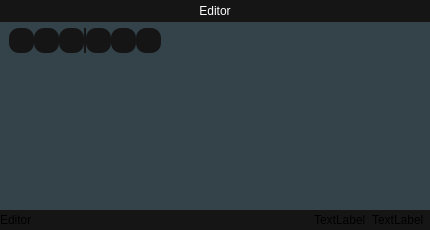
<?xml version="1.0" encoding="UTF-8"?>
<ui version="4.0">
 <class>FragmentEditor</class>
 <widget class="QWidget" name="FragmentEditor">
  <property name="geometry">
   <rect>
    <x>0</x>
    <y>0</y>
    <width>430</width>
    <height>230</height>
   </rect>
  </property>
  <property name="windowTitle">
   <string>Form</string>
  </property>
  <layout class="QVBoxLayout" name="verticalLayout_2">
   <property name="leftMargin">
    <number>0</number>
   </property>
   <property name="topMargin">
    <number>0</number>
   </property>
   <property name="rightMargin">
    <number>0</number>
   </property>
   <property name="bottomMargin">
    <number>0</number>
   </property>
   <item>
    <widget class="QFrame" name="frame_2">
     <property name="styleSheet">
      <string notr="true">background-color: rgb(52, 66, 74);</string>
     </property>
     <property name="frameShape">
      <enum>QFrame::NoFrame</enum>
     </property>
     <property name="frameShadow">
      <enum>QFrame::Plain</enum>
     </property>
     <property name="lineWidth">
      <number>0</number>
     </property>
     <layout class="QVBoxLayout" name="verticalLayout">
      <property name="spacing">
       <number>0</number>
      </property>
      <property name="leftMargin">
       <number>0</number>
      </property>
      <property name="topMargin">
       <number>0</number>
      </property>
      <property name="rightMargin">
       <number>0</number>
      </property>
      <property name="bottomMargin">
       <number>0</number>
      </property>
      <item>
       <widget class="QLabel" name="lbTitle">
        <property name="sizePolicy">
         <sizepolicy hsizetype="Preferred" vsizetype="Fixed">
          <horstretch>0</horstretch>
          <verstretch>0</verstretch>
         </sizepolicy>
        </property>
        <property name="styleSheet">
         <string notr="true">background-color: #151515;
color: #ffffff;
padding: 4px;
font: 9pt;</string>
        </property>
        <property name="text">
         <string>Editor</string>
        </property>
        <property name="alignment">
         <set>Qt::AlignCenter</set>
        </property>
        <property name="margin">
         <number>0</number>
        </property>
       </widget>
      </item>
      <item>
       <layout class="QHBoxLayout" name="horizontalLayout_2">
        <property name="leftMargin">
         <number>9</number>
        </property>
        <property name="topMargin">
         <number>6</number>
        </property>
        <property name="rightMargin">
         <number>9</number>
        </property>
        <property name="bottomMargin">
         <number>6</number>
        </property>
        <item>
         <widget class="QPushButton" name="btPencil">
          <property name="minimumSize">
           <size>
            <width>25</width>
            <height>25</height>
           </size>
          </property>
          <property name="maximumSize">
           <size>
            <width>25</width>
            <height>25</height>
           </size>
          </property>
          <property name="font">
           <font>
            <family>Ubuntu</family>
            <pointsize>-1</pointsize>
            <italic>false</italic>
            <bold>true</bold>
           </font>
          </property>
          <property name="styleSheet">
           <string notr="true">QPushButton {
    background-color: rgb(21, 21, 21);
    color: white;
    border-width: 0px;
    border-radius: 10px;
    font: bold 12px;
    padding: 4px;
}

QPushButton#evilButton:pressed {
    background-color: rgb(9, 36, 78);
}

QPushButton#evilButton:checked {
    background-color: rgb(86, 145, 236);
}</string>
          </property>
          <property name="text">
           <string/>
          </property>
          <property name="icon">
           <iconset>
            <normalon>:/icons/pencil-solid.svg</normalon>
           </iconset>
          </property>
          <property name="iconSize">
           <size>
            <width>10</width>
            <height>10</height>
           </size>
          </property>
          <property name="checkable">
           <bool>true</bool>
          </property>
          <property name="checked">
           <bool>false</bool>
          </property>
         </widget>
        </item>
        <item>
         <widget class="QPushButton" name="btEraser">
          <property name="minimumSize">
           <size>
            <width>25</width>
            <height>25</height>
           </size>
          </property>
          <property name="maximumSize">
           <size>
            <width>25</width>
            <height>25</height>
           </size>
          </property>
          <property name="styleSheet">
           <string notr="true">QPushButton {
    background-color: rgb(21, 21, 21);
    color: white;
    border-width: 0px;
    border-radius: 10px;
    font: bold 12px;
    padding: 4px;
}

QPushButton#evilButton:pressed {
    background-color: rgb(9, 36, 78);
}

QPushButton#evilButton:checked {
    background-color: rgb(86, 145, 236);
}</string>
          </property>
          <property name="text">
           <string/>
          </property>
          <property name="icon">
           <iconset>
            <normalon>:/icons/eraser-solid.svg</normalon>
           </iconset>
          </property>
          <property name="iconSize">
           <size>
            <width>13</width>
            <height>13</height>
           </size>
          </property>
          <property name="checkable">
           <bool>true</bool>
          </property>
         </widget>
        </item>
        <item>
         <widget class="QPushButton" name="btLinker">
          <property name="minimumSize">
           <size>
            <width>25</width>
            <height>25</height>
           </size>
          </property>
          <property name="maximumSize">
           <size>
            <width>25</width>
            <height>25</height>
           </size>
          </property>
          <property name="styleSheet">
           <string notr="true">QPushButton {
    background-color: rgb(21, 21, 21);
    color: white;
    border-width: 0px;
    border-radius: 10px;
    font: bold 12px;
    padding: 4px;
}

QPushButton#evilButton:pressed {
    background-color: rgb(9, 36, 78);
}

QPushButton#evilButton:checked {
    background-color: rgb(86, 145, 236);
}</string>
          </property>
          <property name="text">
           <string/>
          </property>
          <property name="icon">
           <iconset>
            <normalon>:/icons/link-solid.svg</normalon>
           </iconset>
          </property>
          <property name="iconSize">
           <size>
            <width>13</width>
            <height>13</height>
           </size>
          </property>
         </widget>
        </item>
        <item>
         <widget class="QWidget" name="widget_3" native="true">
          <property name="minimumSize">
           <size>
            <width>2</width>
            <height>0</height>
           </size>
          </property>
          <property name="maximumSize">
           <size>
            <width>3</width>
            <height>16777215</height>
           </size>
          </property>
          <property name="styleSheet">
           <string notr="true">background-color: rgb(21, 21, 21);</string>
          </property>
         </widget>
        </item>
        <item>
         <widget class="QPushButton" name="btShowLinkedTiles">
          <property name="minimumSize">
           <size>
            <width>25</width>
            <height>25</height>
           </size>
          </property>
          <property name="maximumSize">
           <size>
            <width>25</width>
            <height>25</height>
           </size>
          </property>
          <property name="styleSheet">
           <string notr="true">QPushButton {
    background-color: rgb(21, 21, 21);
    color: white;
    border-width: 0px;
    border-radius: 10px;
    font: bold 12px;
    padding: 4px;
}

QPushButton#evilButton:pressed {
    background-color: rgb(9, 36, 78);
}

QPushButton#evilButton:checked {
    background-color: rgb(86, 145, 236);
}</string>
          </property>
          <property name="text">
           <string/>
          </property>
          <property name="icon">
           <iconset>
            <normalon>:/icons/link-solid.svg</normalon>
           </iconset>
          </property>
          <property name="iconSize">
           <size>
            <width>13</width>
            <height>13</height>
           </size>
          </property>
          <property name="checkable">
           <bool>true</bool>
          </property>
         </widget>
        </item>
        <item>
         <widget class="QPushButton" name="btShowUnlinkedTiles">
          <property name="minimumSize">
           <size>
            <width>25</width>
            <height>25</height>
           </size>
          </property>
          <property name="maximumSize">
           <size>
            <width>25</width>
            <height>25</height>
           </size>
          </property>
          <property name="styleSheet">
           <string notr="true">QPushButton {
    background-color: rgb(21, 21, 21);
    color: white;
    border-width: 0px;
    border-radius: 10px;
    font: bold 12px;
    padding: 4px;
}

QPushButton#evilButton:pressed {
    background-color: rgb(9, 36, 78);
}

QPushButton#evilButton:checked {
    background-color: rgb(86, 145, 236);
}</string>
          </property>
          <property name="text">
           <string/>
          </property>
          <property name="icon">
           <iconset>
            <normalon>:/icons/link-slash-solid.svg</normalon>
           </iconset>
          </property>
          <property name="iconSize">
           <size>
            <width>13</width>
            <height>13</height>
           </size>
          </property>
          <property name="checkable">
           <bool>true</bool>
          </property>
         </widget>
        </item>
        <item>
         <widget class="QPushButton" name="btShowGrid">
          <property name="minimumSize">
           <size>
            <width>25</width>
            <height>25</height>
           </size>
          </property>
          <property name="maximumSize">
           <size>
            <width>25</width>
            <height>25</height>
           </size>
          </property>
          <property name="toolTip">
           <string/>
          </property>
          <property name="statusTip">
           <string/>
          </property>
          <property name="whatsThis">
           <string/>
          </property>
          <property name="styleSheet">
           <string notr="true">QPushButton {
    background-color: rgb(21, 21, 21);
    color: white;
    border-width: 0px;
    border-radius: 10px;
    font: bold 12px;
    padding: 4px;
}

QPushButton#evilButton:pressed {
    background-color: rgb(9, 36, 78);
}

QPushButton#evilButton:checked {
    background-color: rgb(86, 145, 236);
}</string>
          </property>
          <property name="text">
           <string/>
          </property>
          <property name="icon">
           <iconset>
            <normalon>:/icons/table-cells-large-solid.svg</normalon>
           </iconset>
          </property>
          <property name="iconSize">
           <size>
            <width>11</width>
            <height>11</height>
           </size>
          </property>
          <property name="checkable">
           <bool>true</bool>
          </property>
         </widget>
        </item>
        <item>
         <spacer name="horizontalSpacer">
          <property name="orientation">
           <enum>Qt::Horizontal</enum>
          </property>
          <property name="sizeHint" stdset="0">
           <size>
            <width>40</width>
            <height>20</height>
           </size>
          </property>
         </spacer>
        </item>
       </layout>
      </item>
      <item>
       <widget class="WidgetTileset" name="widgetTileset" native="true">
        <property name="sizePolicy">
         <sizepolicy hsizetype="Preferred" vsizetype="Preferred">
          <horstretch>0</horstretch>
          <verstretch>1</verstretch>
         </sizepolicy>
        </property>
       </widget>
      </item>
      <item>
       <widget class="QFrame" name="frame">
        <property name="styleSheet">
         <string notr="true">background-color: rgb(21, 21, 21);</string>
        </property>
        <property name="frameShape">
         <enum>QFrame::NoFrame</enum>
        </property>
        <property name="frameShadow">
         <enum>QFrame::Plain</enum>
        </property>
        <property name="lineWidth">
         <number>0</number>
        </property>
        <layout class="QHBoxLayout" name="horizontalLayout">
         <property name="leftMargin">
          <number>0</number>
         </property>
         <property name="topMargin">
          <number>0</number>
         </property>
         <property name="rightMargin">
          <number>0</number>
         </property>
         <property name="bottomMargin">
          <number>0</number>
         </property>
         <item>
          <widget class="QLabel" name="label_2">
           <property name="text">
            <string>Editor</string>
           </property>
          </widget>
         </item>
         <item>
          <spacer name="horizontalSpacer_2">
           <property name="orientation">
            <enum>Qt::Horizontal</enum>
           </property>
           <property name="sizeHint" stdset="0">
            <size>
             <width>313</width>
             <height>20</height>
            </size>
           </property>
          </spacer>
         </item>
         <item>
          <widget class="QLabel" name="label_3">
           <property name="text">
            <string>TextLabel</string>
           </property>
          </widget>
         </item>
         <item>
          <widget class="QLabel" name="label_4">
           <property name="text">
            <string>TextLabel</string>
           </property>
          </widget>
         </item>
         <item>
          <widget class="QWidget" name="palette" native="true"/>
         </item>
        </layout>
       </widget>
      </item>
     </layout>
    </widget>
   </item>
  </layout>
 </widget>
 <customwidgets>
  <customwidget>
   <class>WidgetTileset</class>
   <extends>QWidget</extends>
   <header>widgettileset.h</header>
   <container>1</container>
  </customwidget>
 </customwidgets>
 <resources/>
 <connections/>
</ui>
